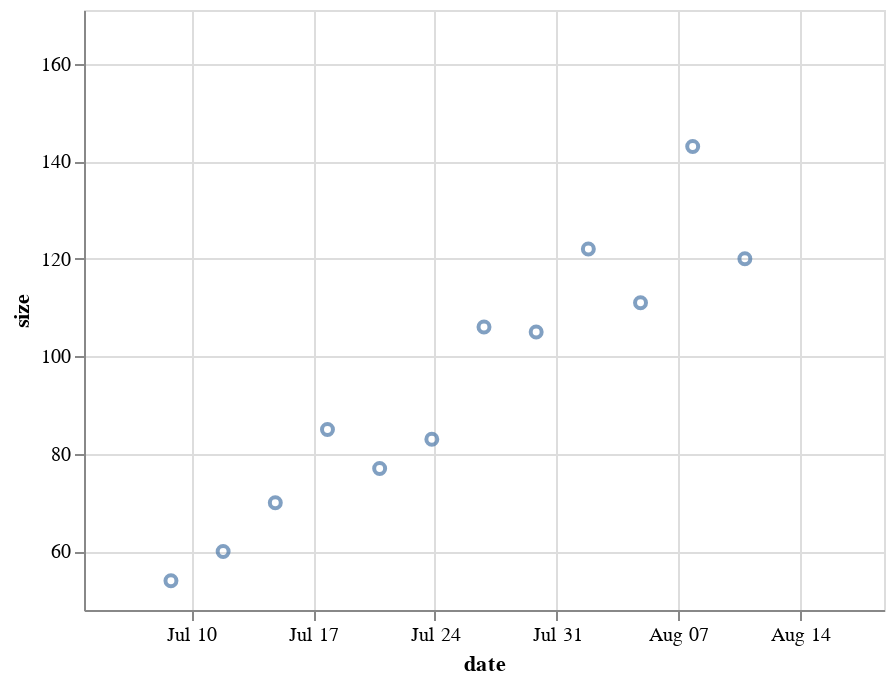

The notebook cell saved with this chart:
### Code cell
import random
d = datetime.datetime.now()
start = d + datetime.timedelta(days=-5)
ds =[]
sizes =[]
for i in range(12):
    ds.append(d)
    sizes.append(random.randint(50+i*5,55+i*10))
    d += datetime.timedelta(days=3)
df2 = pd.DataFrame({"date":ds, "size":sizes})
end= d+ datetime.timedelta(days=+5)
domain = [start.isoformat(),end.isoformat()]

max_size = int(df2["size"].max() * 1.2)
min_size = int(df2["size"].min() * 0.9)

alt.Chart(df2).mark_point().encode(
        x=alt.X("date", scale=alt.Scale(domain=domain)),
        y=alt.Y("size", scale=alt.Scale(domain=[min_size, max_size]))
).interactive()

### Figure 1 — Vega-Lite specification as saved in the notebook (floating-point values rounded to 4 significant figures)
{"config": {"view": {"continuousWidth": 400, "continuousHeight": 300}}, "data": {"name": "data-bd8f0db9f75b23b0d3ddf6e8287a0a0f"}, "mark": "point", "encoding": {"x": {"field": "date", "scale": {"domain": ["2022-07-03T19:48:43.155448", "2022-08-18T19:48:43.155448"]}, "type": "temporal"}, "y": {"field": "size", "scale": {"domain": [48, 171]}, "type": "quantitative"}}, "selection": {"selector002": {"type": "interval", "bind": "scales", "encodings": ["x", "y"]}}, "$schema": "https://vega.github.io/schema/vega-lite/v4.17.0.json", "datasets": {"data-bd8f0db9f75b23b0d3ddf6e8287a0a0f": [{"date": "2022-07-08T19:48:43.155448", "size": 54}, {"date": "2022-07-11T19:48:43.155448", "size": 60}, {"date": "2022-07-14T19:48:43.155448", "size": 70}, {"date": "2022-07-17T19:48:43.155448", "size": 85}, {"date": "2022-07-20T19:48:43.155448", "size": 77}, {"date": "2022-07-23T19:48:43.155448", "size": 83}, {"date": "2022-07-26T19:48:43.155448", "size": 106}, {"date": "2022-07-29T19:48:43.155448", "size": 105}, {"date": "2022-08-01T19:48:43.155448", "size": 122}, {"date": "2022-08-04T19:48:43.155448", "size": 111}, {"date": "2022-08-07T19:48:43.155448", "size": 143}, {"date": "2022-08-10T19:48:43.155448", "size": 120}]}}
